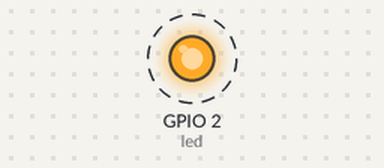
Bench run of a program on a simulated ESP32 board running MicroPython. On the bench: output pins drawn as LEDs (lit = HIGH). Dashed ring = blinking.

Above: at 0.2 s.
Timing chart, 0 to 3.0 s (numbered marks = the images above):
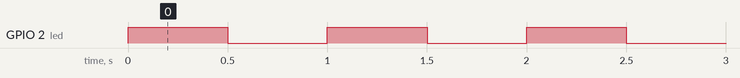

Measured:
- by itself, GPIO 2 (led): alternates HIGH for 0.50 s and LOW for 0.50 s

The program:

led.py
```python
from machine import Pin
import time

led = Pin(2, Pin.OUT)

while True:
    led.value(1)          # on allume la LED
    time.sleep(0.5)       # delai de 0.5 s
    led.value(0)          # on eteint la LED
    time.sleep(0.5)       # delai de 0.5 s

#while True:
#    if led.value() == 1 :         # si la LED est allumee...
#        led.value(0)              # on l'eteint
#    else :                        # sinon (elle est eteinte)...
#        led.value(1)              # on l'allume
#    time.sleep(0.5)               # delai de 0.5 s entre 2 boucles (1 Hz)

#while True:
#    led.value(not led.value()) ;  # inversion de l'etat de la LED
#    time.sleep(0.5)               # delai de 0.5 s entre 2 boucles (1 Hz)
   
```
